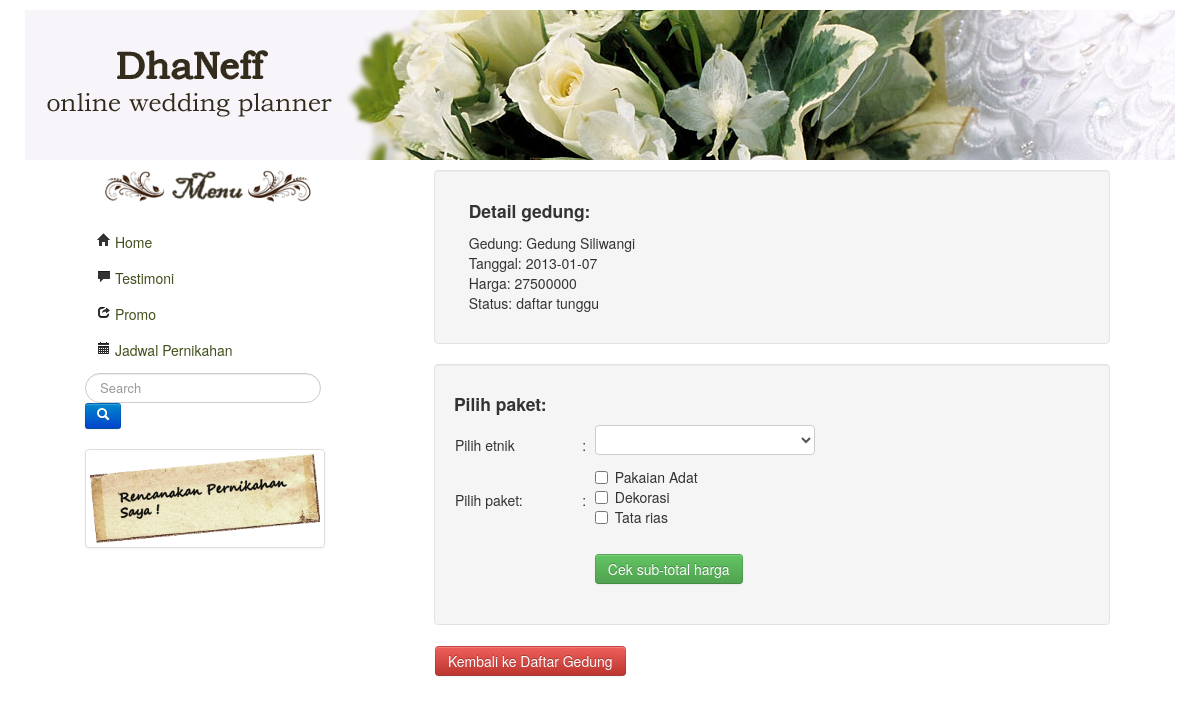
/view/view-pilihpaket.php?detail=6, run on the app's committed database.
### tables this page shows
CREATE TABLE IF NOT EXISTS `gedung_detail` (
  `id_detail` int(11) NOT NULL AUTO_INCREMENT,
  `id_gedung` int(11) DEFAULT NULL,
  `tanggal` date DEFAULT NULL,
  `harga` decimal(10,0) DEFAULT NULL,
  `id_status` int(11) DEFAULT NULL,
  `flag` tinyint(1) DEFAULT NULL,
  PRIMARY KEY (`id_detail`)
);

CREATE TABLE IF NOT EXISTS `gedung` (
  `id_gedung` int(11) NOT NULL AUTO_INCREMENT,
  `nama_gedung` varchar(50) DEFAULT NULL,
  `alamat` text,
  `id_kota` int(11) NOT NULL,
  `waktu` varchar(40) DEFAULT NULL,
  `keterangan` varchar(40) DEFAULT NULL,
  `deskripsi_gedung` text,
  `gambar_gedung` varchar(50) DEFAULT NULL,
  `kapasitas` int(4) DEFAULT NULL,
  `flag` tinyint(1) NOT NULL DEFAULT '1',
  PRIMARY KEY (`id_gedung`)
);

CREATE TABLE IF NOT EXISTS `status` (
  `id_status` int(11) NOT NULL AUTO_INCREMENT,
  `status` varchar(40) NOT NULL,
  PRIMARY KEY (`id_status`)
);

### model/model-pesan.php (called while the page is built, shortened)
<?php
class Pesan {
	public $mysqli;
	public $data;
	public function __construct($host,$username,$password,$db_name){
		$this->mysqli = new mysqli($host, $username, $password, $db_name);
	}
	public function detailpesan($id_detail){
		$query="SELECT g.nama_gedung, d.tanggal, d.harga, s.status
				FROM gedung_detail d
				JOIN gedung g ON g.id_gedung=d.id_gedung
				JOIN status s ON s.id_status=d.id_status
				WHERE d.id_detail='$id_detail'";
		$result= $this->mysqli->query($query) or die(mysqli_connect_errno()."salah");
		if($result){
			while($rows=$result->fetch_assoc()){
				$this->data[]=$rows;
			}
			return $this->data;
		}
	}
	public function etnik(){
		$query="SELECT * FROM etnik";
		$result= $this->mysqli->query($query) or die(mysqli_connect_errno()."salah");
		if($result){
			while($rows=$result->fetch_assoc()){
				$this->data[]=$rows;
			}
			return $this->data;
		}
	}
}

### view/view-pilihpaket.php (the view, shortened to what this page needs)
<?php
include_once ('header.php');
echo "<div class='span8 offset1'>";
$obj=new Pesan("localhost","root","","wedding");
	if(isset($_REQUEST['detail'])){
		$obj->detailpesan($_REQUEST['detail']);
		$id_detail=$_REQUEST['detail'];
		foreach($obj->data as $val){
			extract($val);
	?>
<html>
	<body>
			<div class="well">
				<table width="100%"><tr>
				<td width="2%"></td>
				<td width="90%"><h4>Detail gedung: </h4></td>
				</tr>
				<tr>
				<td></td>
				<td><p>
					Gedung: <?php echo $nama_gedung; ?></br>
					Tanggal: <?php echo $tanggal; ?></br>
					Harga: <?php echo $harga; ?></br>
					Status: <?php echo $status; ?></br>
				</p>
				</tr>
				</table>
			</div>
			<?php }
			?>
			<div class="well">
			 <h4>Pilih paket: </h4>
				<form method="post" action="view-subtotal.php?sub=<?php echo $id_detail; }?>">
					<table width="100%" border="0"><tr>
						<td width="20%">Pilih etnik </td>
						<td width="2%">:
						<td width="79%">
						<select name='etnik'>
							<?php $obj->etnik();
								foreach($obj->data as $etnik){
								?>
								<option name= 'id_etnik' id= 'id_etnik' value="<?php echo $etnik['id_etnik'] ?>"><?php echo $etnik['etnik'] ?></option>
							<?php  }
							?>
						</select>
						</td>
					  </tr>
					  <tr>
						<td>Pilih paket: </td>
						<td>:
						<td>
							<label class="checkbox" name="id_paket">
								<input type='checkbox' name='id_paket[]' value='1'> Pakaian Adat<br>
								<input type='checkbox' name='id_paket[]' value='2'> Dekorasi<br>
								<input type='checkbox' name='id_paket[]' value='3'> Tata rias<br>
							</label>
						</td>
					  </tr>
						<td></td>
						<td></td>
						<td><br><a class="btn btn-success" name= "submit" id="submit">Cek sub-total harga</a></td>
					</table>
				</form>
			</div>
<table width="100%" border="0"><tr>
<td><a class="btn btn-danger" href="view-gedung.php">Kembali ke Daftar Gedung</a></td>
</tr></table>
</div>
		</body>
	</html>

### data on the page
gedung_detail: id_gedung.nama_gedung "Gedung Siliwangi", tanggal "2013-01-07", harga "27500000", id_status.status "daftar tunggu"
